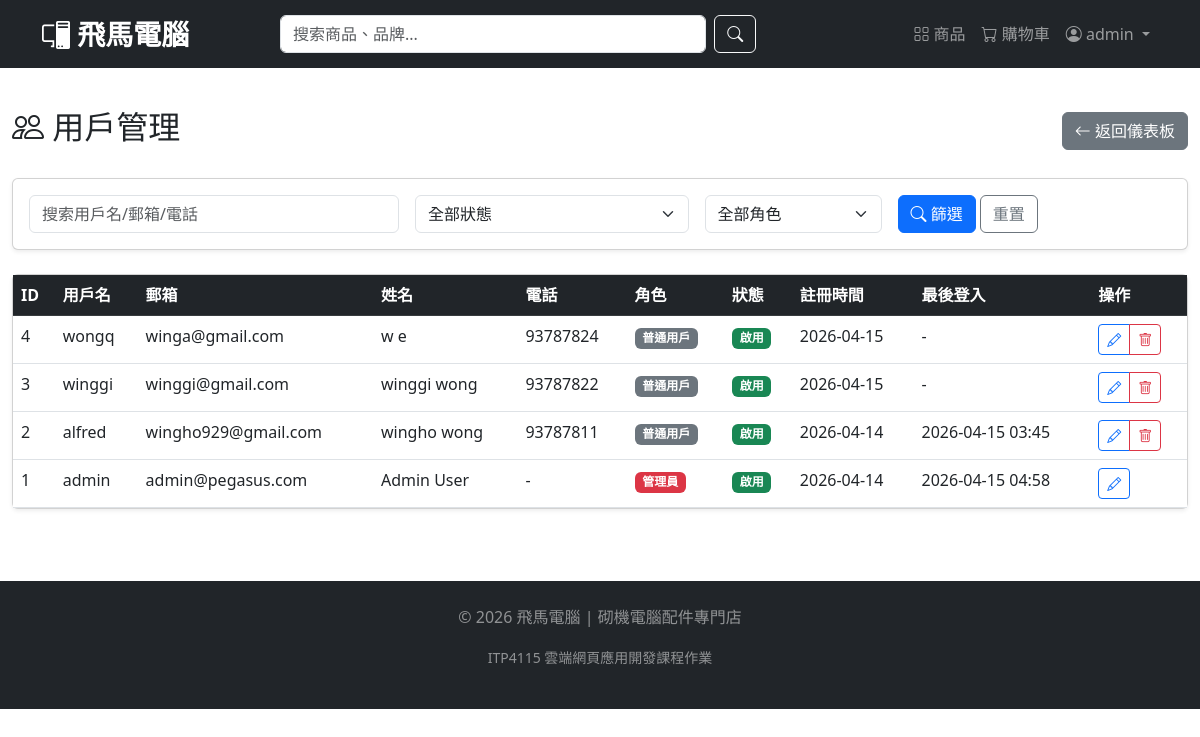
/admin/users (signed in), run on an earlier commit of the app's database.
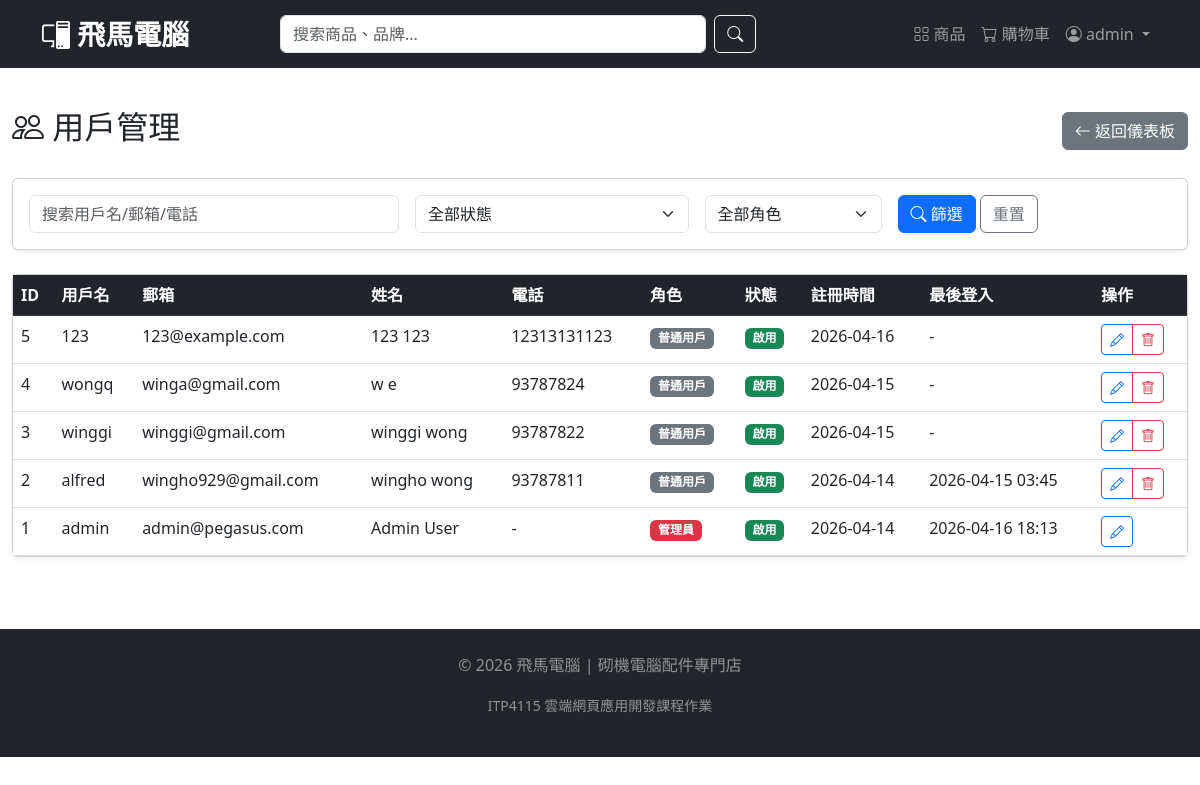
And on a later commit of the database.
### models.py (models this page shows, shortened)
class User(db.Model, UserMixin):
    __tablename__ = 'users'
    id = db.Column(db.Integer, primary_key=True)
    username = db.Column(db.String(80), unique=True, nullable=False)
    email = db.Column(db.String(120), unique=True, nullable=False)
    password_hash = db.Column(db.String(128), nullable=False)
    first_name = db.Column(db.String(50))
    last_name = db.Column(db.String(50))
    phone = db.Column(db.String(20))
    address = db.Column(db.String(200))
    is_admin = db.Column(db.Boolean, default=False)
    created_at = db.Column(db.DateTime, default=datetime.utcnow)
    last_login = db.Column(db.DateTime)
    login_count = db.Column(db.Integer, default=0)
    is_active = db.Column(db.Boolean, default=True)
    orders = db.relationship('Order', backref='user', lazy=True, cascade='all, delete-orphan')
    reviews = db.relationship('Review', backref='user', lazy=True, cascade='all, delete-orphan')

### admin.py (the view)
    def wrapper(*args, **kwargs):
        if not current_user.is_authenticated or not current_user.is_admin:
            flash('需要管理员权限', 'danger')
            return redirect(url_for('index'))
        return func(*args, **kwargs)

### admin.py (called while the page is built)
def admin_required(func):
    def wrapper(*args, **kwargs):
        if not current_user.is_authenticated or not current_user.is_admin:
            flash('需要管理员权限', 'danger')
            return redirect(url_for('index'))
        return func(*args, **kwargs)
    wrapper.__name__ = func.__name__
    return wrapper

### app.py (called while the page is built)
@login_manager.user_loader
def load_user(user_id):
    return User.query.get(int(user_id))

### templates/admin/users.html (shortened to what this page needs)
{% extends "base.html" %}
{% block content %}
<div class="container-fluid py-4">
    <div class="row">
        <div class="col-12">
            <div class="d-flex justify-content-between align-items-center mb-4">
                <h2><i class="bi bi-people"></i> 用戶管理</h2>
                <a href="{{ url_for('admin.dashboard') }}" class="btn btn-secondary">
                    <i class="bi bi-arrow-left"></i> 返回儀表板
                </a>
            </div>
            <div class="card shadow-sm mb-4">
                <div class="card-body">
                    <form method="GET" action="{{ url_for('admin.admin_users') }}" class="row g-3">
                        <div class="col-md-4">
                            <input type="text" name="search" class="form-control" placeholder="搜索用戶名/郵箱/電話" value="{{ search }}">
                        </div>
                        <div class="col-md-3">
                            <select name="status" class="form-select">
                                <option value="all" {% if status == 'all' %}selected{% endif %}>全部狀態</option>
                            </select>
                        </div>
                        <div class="col-md-2">
                            <select name="role" class="form-select">
                                <option value="all" {% if role == 'all' %}selected{% endif %}>全部角色</option>
                            </select>
                        </div>
                        <div class="col-md-3">
                            <button type="submit" class="btn btn-primary"><i class="bi bi-search"></i> 篩選</button>
                            <a href="{{ url_for('admin.admin_users') }}" class="btn btn-outline-secondary">重置</a>
                        </div>
                    </form>
                </div>
            </div>
            <div class="card shadow-sm">
                <div class="card-body p-0">
                    <div class="table-responsive">
                        <table class="table table-hover mb-0">
                            <thead class="table-dark">
                                <tr>
                                    <th>ID</th>
                                    <th>用戶名</th>
                                    <th>郵箱</th>
                                    <th>姓名</th>
                                    <th>電話</th>
                                    <th>角色</th>
                                    <th>狀態</th>
                                    <th>註冊時間</th>
                                    <th>最後登入</th>
                                    <th>操作</th>
                                </tr>
                            </thead>
                            <tbody>
                                {% for user in users %}
                                <tr>
                                    <td>{{ user.id }}</td>
                                    <td>{{ user.username }}</td>
                                    <td>{{ user.email }}</td>
                                    <td>{{ user.first_name }} {{ user.last_name }}</td>
                                    <td>{{ user.phone or '-' }}</td>
                                    <td>
                                        {% if user.is_admin %}
                                            <span class="badge bg-danger">管理員</span>
                                        {% else %}
                                            <span class="badge bg-secondary">普通用戶</span>
                                        {% endif %}
                                    </td>
                                    <td>
                                        {% if user.is_active %}
                                            <span class="badge bg-success">啟用</span>
                                        {% else %}
                                            <span class="badge bg-danger">禁用</span>
                                        {% endif %}
                                    </td>
                                    <td>{{ user.created_at.strftime('%Y-%m-%d') if user.created_at else '-' }}</td>
                                    <td>{{ user.last_login.strftime('%Y-%m-%d %H:%M') if user.last_login else '-' }}</td>
                                    <td>
                                        <div class="btn-group btn-group-sm">
                                            <button type="button" class="btn btn-outline-primary" data-bs-toggle="modal" data-bs-target="#editUserModal"
                                                    data-id="{{ user.id }}" data-username="{{ user.username }}" data-email="{{ user.email }}"
                                                    data-first_name="{{ user.first_name }}" data-last_name="{{ user.last_name }}"
                                                    data-phone="{{ user.phone }}" data-address="{{ user.address }}"
                                                    data-is_admin="{{ user.is_admin }}" data-is_active="{{ user.is_active }}">
                                                <i class="bi bi-pencil"></i>
                                            </button>
                                            {% if user.id != current_user.id %}
                                            <button type="button" class="btn btn-outline-danger" onclick="deleteUser({{ user.id }})">
                                                <i class="bi bi-trash"></i>
                                            </button>
                                            {% endif %}
                                        </div>
                                    </td>
                                </tr>
                                {% endfor %}
                            </tbody>
                        </table>
                    </div>
                </div>
            </div>
        </div>
    </div>
</div>
{% endblock %}

### templates/base.html (shortened to what this page needs)
<!DOCTYPE html>
<html lang="zh-HK">
<head>
    <link href="https://cdn.jsdelivr.net/npm/bootstrap@5.3.0-alpha1/dist/css/bootstrap.min.css" rel="stylesheet">
    <link rel="stylesheet" href="https://cdn.jsdelivr.net/npm/bootstrap-icons@1.11.0/font/bootstrap-icons.css">
    <link href="{{ url_for('static', filename='css/style.css') }}" rel="stylesheet">
</head>
<body>
    <nav class="navbar navbar-expand-lg navbar-dark bg-dark sticky-top">
        <div class="container">
            <a class="navbar-brand fw-bold fs-3" href="{{ url_for('index') }}">
                <i class="bi bi-pc-display"></i> 飛馬電腦
            </a>
            <div class="collapse navbar-collapse" id="navbarMain">
                <form class="d-flex mx-auto w-50" action="{{ url_for('products') }}" method="get">
                    <input class="form-control me-2" type="search" name="search" placeholder="搜索商品、品牌..." aria-label="Search">
                    <button class="btn btn-outline-light" type="submit"><i class="bi bi-search"></i></button>
                </form>
                <ul class="navbar-nav ms-auto">
                    <li class="nav-item"><a class="nav-link" href="{{ url_for('products') }}"><i class="bi bi-grid"></i> 商品</a></li>
                    <li class="nav-item"><a class="nav-link position-relative" href="{{ url_for('cart') }}">
                        <i class="bi bi-cart"></i> 購物車
                    </a></li>
                    {% if current_user.is_authenticated %}
                        <li class="nav-item dropdown">
                            <a class="nav-link dropdown-toggle" href="#" data-bs-toggle="dropdown">
                                <i class="bi bi-person-circle"></i> {{ current_user.username }}
                            </a>
                        </li>
                    {% else %}
                        <li class="nav-item"><a class="nav-link" href="{{ url_for('login') }}"><i class="bi bi-box-arrow-in-right"></i> 登入</a></li>
                        <li class="nav-item"><a class="nav-link" href="{{ url_for('register') }}"><i class="bi bi-person-plus"></i> 註冊</a></li>
                    {% endif %}
                </ul>
            </div>
        </div>
    </nav>
    {% block content %}{% endblock %}
    <footer class="bg-dark text-white-50 mt-5 py-4">
        <div class="container text-center">
            <p>&copy; 2026 飛馬電腦 | 砌機電腦配件專門店</p>
            <p><small>ITP4115 雲端網頁應用開發課程作業</small></p>
        </div>
    </footer>
</body>
</html>

What changed in the data, as far as the page shows it:
changed User "admin": last_login "2026-04-15 04:58" → "2026-04-16 18:13"
added User: id "5", username "123", email "123@example.com", first_name "123", last_name "123", phone "12313131123", is_admin "普通用戶", is_active "啟用", created_at "2026-04-16", last_login "-"
